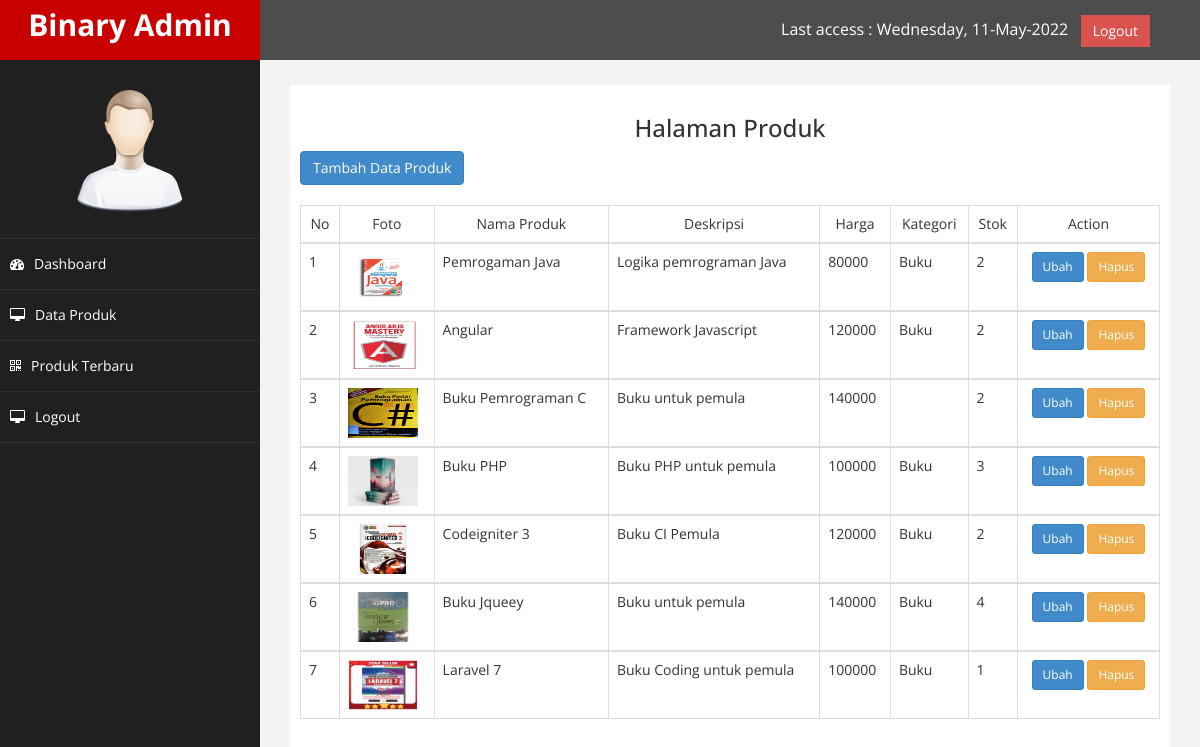
Screenshot of /admin/index.php?halaman=produk_data (signed in) with the database file from the repository.
### tables this page shows
CREATE TABLE `produk` (
  `id_produk` int(11) NOT NULL,
  `nama_produk` varchar(100) NOT NULL,
  `harga_produk` int(11) NOT NULL,
  `deskripsi_produk` text NOT NULL,
  `kategori` varchar(100) NOT NULL,
  `stok` int(11) NOT NULL,
  `foto_produk` varchar(100) NOT NULL
);

### admin/function.php (called while the page is built)
<?php
$conn = mysqli_connect("localhost", "root", "", "toko");
function query($query) {
    global $conn;
    $result = mysqli_query($conn, $query);
    $rows = [];
    while($row = mysqli_fetch_assoc($result)) {
        $rows[] = $row;
    }
    return $rows;
}
?>

### admin/produk_data.php (the view)
<?php
require 'function.php';
$rows = query("SELECT * FROM produk ORDER BY id_produk DESC");
?>
<h3 class="text-center">Halaman Produk</h3>
<div class="row">
    <div class="col-md-6">
        <a href="index.php?halaman=produk_tambah" class="btn btn-primary">Tambah Data Produk</a>
    </div>
</div>
<table class="table table-bordered" style="margin-top: 20px;">
    <thead>
        <tr class="text-center">
            <td>No</td>
            <td>Foto</td>
            <td>Nama Produk</td>
            <td>Deskripsi</td>
            <td>Harga</td>
            <td>Kategori</td>
            <td>Stok</td>
            <td>Action</td>
        </tr>
    </thead>
    <?php $no = 1; ?>
    <?php foreach($rows as $row): ?>
    <tbody>
        <tr>
            <td><?= $no++; ?></td>
            <td>
                <img src="../img/<?= $row["foto_produk"];  ?>" width="70px" height="50px">
            </td>
            <td><?= $row["nama_produk"]; ?></td>
            <td><?= $row["deskripsi_produk"]; ?></td>
            <td><?= $row["harga_produk"]; ?></td>
            <td><?= $row["kategori"]; ?></td>
            <td><?= $row["stok"]; ?></td>
            <td class="text-center">
                <a href="index.php?halaman=produk_ubah&id_produk=<?= $row["id_produk"]; ?>" class="btn btn-sm btn-primary">Ubah</a>
                <a href="index.php?halaman=produk_hapus&id_produk=<?= $row["id_produk"]; ?>" onclick="return confirm('apakah anda yakin menghapus data ini?')" class="btn btn-sm btn-warning">Hapus</a>
            </td>
        </tr>
    </tbody>
    <?php endforeach; ?>
</table>

### admin/assets/css/custom.css (style rules this page uses)
body { font-family: 'Open Sans', sans-serif; }
.text-center { text-align:center; }

### rows the page displays
produk: foto_produk (picture), nama_produk "Pemrogaman Java", deskripsi_produk "Logika pemrograman Java", harga_produk "80000", kategori "Buku", stok "2"
produk: foto_produk (picture), nama_produk "Angular", deskripsi_produk "Framework Javascript", harga_produk "120000", kategori "Buku", stok "2"
produk: foto_produk (picture), nama_produk "Buku Pemrograman C", deskripsi_produk "Buku untuk pemula", harga_produk "140000", stok "2"
produk: foto_produk (picture), nama_produk "Buku PHP", deskripsi_produk "Buku PHP untuk pemula", harga_produk "100000", kategori "Buku", stok "3"
produk: foto_produk (picture), nama_produk "Codeigniter 3", deskripsi_produk "Buku CI Pemula", harga_produk "120000", kategori "Buku", stok "2"
produk: foto_produk (picture), nama_produk "Buku Jqueey", deskripsi_produk "Buku untuk pemula", harga_produk "140000", kategori "Buku", stok "4"
produk: foto_produk (picture), nama_produk "Laravel 7", deskripsi_produk "Buku Coding untuk pemula", harga_produk "100000", kategori "Buku", stok "1"
